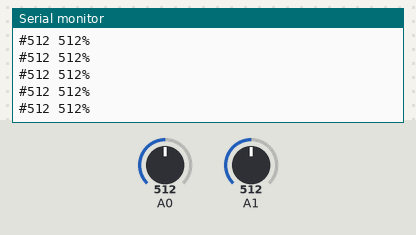
Recording of a sketch running on a simulated Arduino Uno, built with avr-gcc and run on an emulated ATmega328P. Parts: the last lines printed to the serial monitor. Inputs (shaded band) come from the test bench; at power-on: A0 = 512, A1 = 512.

Above: at 1.2 s.
1.3 s: A0 set to 11
At 1.33 s:
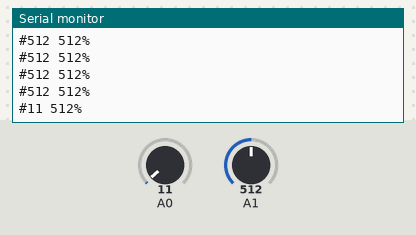
4.3 s: A0 set to 8
At 4.31 s:
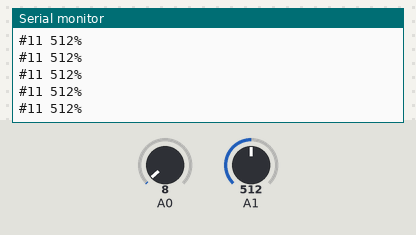
5.8 s: A1 set to 983
At 5.83 s:
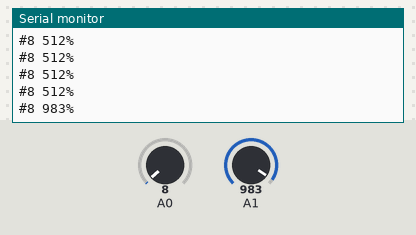
7.3 s: A1 set to 1017
At 7.34 s:
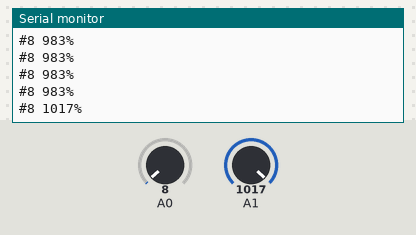
Timing chart, 0 to 9.8 s (numbered marks = the images above; inputs shaded):
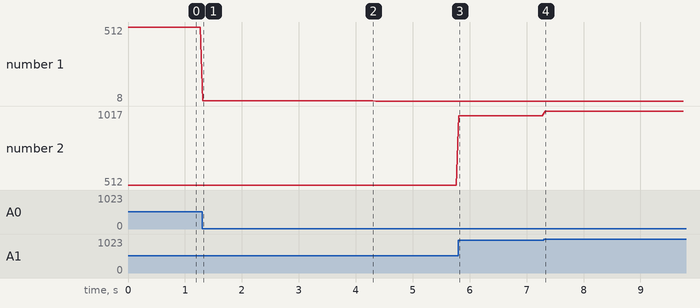

Measured:
- after the input at 1.3 s, the serial monitor: prints a new line at once (image 1)
- after the input at 5.8 s, the serial monitor: prints a new line at once (image 3)
- after the input at 7.3 s, the serial monitor: prints a new line at once (image 4)
- plotted number 1: 512 → 11 after the input at 1.3 s, 11 → 8 after the input at 4.3 s
- plotted number 2: 512 → 983 after the input at 5.8 s, 983 → 1017 after the input at 7.3 s

The sketch:

pgame_arduino.ino
```cpp
void setup() {
  Serial.begin(9600);
}
void loop() {
  Serial.print("#");
  Serial.print(analogRead(A0));
  Serial.print(" ");
  Serial.print(analogRead(A1));
  Serial.println("%");
  delay(50);
}
```
